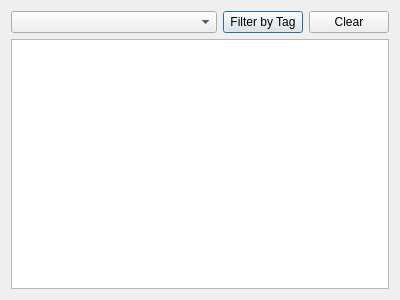
<?xml version="1.0" encoding="UTF-8"?>
<ui version="4.0">
 <class>Dialogviewtags</class>
 <widget class="QDialog" name="Dialogviewtags">
  <property name="geometry">
   <rect>
    <x>0</x>
    <y>0</y>
    <width>400</width>
    <height>300</height>
   </rect>
  </property>
  <property name="windowTitle">
   <string>Dialog</string>
  </property>
  <layout class="QGridLayout" name="gridLayout">
   <item row="0" column="0">
    <widget class="QComboBox" name="combo_box_tags"/>
   </item>
   <item row="0" column="1">
    <widget class="QPushButton" name="push_button_filter">
     <property name="sizePolicy">
      <sizepolicy hsizetype="Fixed" vsizetype="Fixed">
       <horstretch>0</horstretch>
       <verstretch>0</verstretch>
      </sizepolicy>
     </property>
     <property name="text">
      <string>Filter by Tag</string>
     </property>
    </widget>
   </item>
   <item row="0" column="2">
    <widget class="QPushButton" name="push_button_clear">
     <property name="sizePolicy">
      <sizepolicy hsizetype="Fixed" vsizetype="Fixed">
       <horstretch>0</horstretch>
       <verstretch>0</verstretch>
      </sizepolicy>
     </property>
     <property name="text">
      <string>Clear</string>
     </property>
    </widget>
   </item>
   <item row="1" column="0" colspan="3">
    <widget class="QTableView" name="table_view_files">
     <property name="editTriggers">
      <set>QAbstractItemView::NoEditTriggers</set>
     </property>
     <property name="sortingEnabled">
      <bool>true</bool>
     </property>
    </widget>
   </item>
  </layout>
 </widget>
 <resources/>
 <connections/>
</ui>
